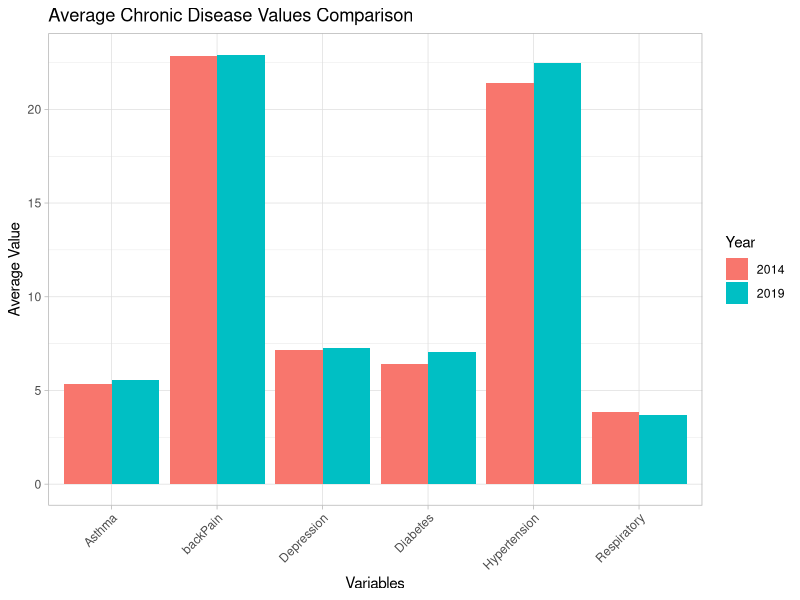
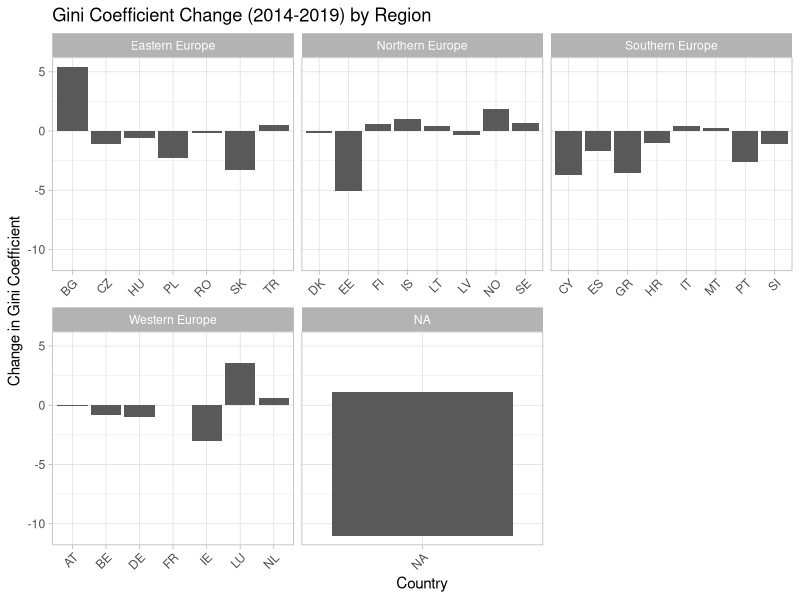

Generate these figures, in order, with R:
library(readxl)
library(dplyr)
library(ggplot2)
library(patchwork)

# Importing the data
Gini <- read_excel("Gini.xlsx", sheet = "Czyste dane", 
                   col_types = c("text", "numeric", "numeric"))

chronicDisease2014 <- read_excel("ChronicDisease.xlsx", 
                                 sheet = "2014_czyste", col_types = c("text", 
                                                                      "numeric", "numeric", "numeric", 
                                                                      "numeric", "numeric", "numeric"))
chronicDisease2019 <- read_excel("ChronicDisease.xlsx", 
                                 sheet = "2019_czyste", col_types = c("text", 
                                                                      "numeric", "numeric", "numeric", 
                                                                      "numeric", "numeric", "numeric"))
# Cleaning data for Gini dataset

# Simplifying the column names 
colnames(chronicDisease2014) <- c("GEO", "backPain", "Asthma", "Respiratory", "Hypertension", "Diabetes", "Depression")
colnames(chronicDisease2019) <- c("GEO", "backPain", "Asthma", "Respiratory", "Hypertension", "Diabetes", "Depression")

# Remove rows with missing values or unncecessary data
Gini <- Gini %>% na.omit() %>%
  filter(!grepl("^Euro|Serb|Unit|Swit|North", 'GEO'))


# Cleaning data for chronicDisease2014 and 2019 datasets
# Remove rows with missing values or unncecessary data
chronicDisease2014 <- chronicDisease2014 %>% na.omit() %>% 
  filter(!grepl("^Euro|Serbia|United Kingdom", `GEO`))

chronicDisease2019 <- chronicDisease2019 %>% na.omit() %>% 
  filter(!grepl("^Euro|Serbia|United Kingdom", `GEO`))


# Create the mapping of countries and their two-letter codes
country_codes <- data.frame(
  Country = c(
    "Belgium", "Bulgaria", "Czechia", "Denmark", "Germany", "Estonia", 
    "Ireland", "Greece", "Spain", "France", "Croatia", "Italy", "Cyprus", 
    "Latvia", "Lithuania", "Luxembourg", "Hungary", "Malta", "Netherlands", 
    "Austria", "Poland", "Portugal", "Romania", "Slovenia", "Slovakia", 
    "Finland", "Sweden", "Iceland", "Norway", "Türkiye"
  ),
  Code = c(
    "BE", "BG", "CZ", "DK", "DE", "EE", "IE", "GR", "ES", "FR", "HR", "IT", 
    "CY", "LV", "LT", "LU", "HU", "MT", "NL", "AT", "PL", "PT", "RO", "SI", 
    "SK", "FI", "SE", "IS", "NO", "TR"
  )
)

# Replace the first column of Gini with codes
Gini <- Gini %>%
  left_join(country_codes, by = c("Year" = "Country")) %>%
  mutate(Year = Code) %>%
  select(-Code)

# Replace the first column of chronicDisease2014 with codes
chronicDisease2014 <- chronicDisease2014 %>%
  left_join(country_codes, by = c("GEO" = "Country")) %>%
  mutate(`GEO` = Code) %>%
  select(-Code)

# Replace the first column of chronicDisease2019 with codes
chronicDisease2019 <- chronicDisease2019 %>%
  left_join(country_codes, by = c("GEO" = "Country")) %>%
  mutate(`GEO` = Code) %>%
  select(-Code)



# Now the datasets are unified

# Calculating average Gini values for 2014 and 2019
gini2014Average <- mean(Gini$`2014`)
gini2019Average <- mean(Gini$`2019`)

# Breaking the countries into geographic groups for better visualization

# Calculating average disease values for 2014 and 2019
chronicDisease2014Avg <- chronicDisease2014 %>% 
  select(where(is.numeric)) %>% 
  colMeans(na.rm = TRUE)

print(chronicDisease2014Avg)

chronicDisease2019Avg <- chronicDisease2019 %>% 
  select(where(is.numeric)) %>% 
  colMeans(na.rm = TRUE)

print(chronicDisease2019Avg)

# Convert to a data frame for plotting
chronicDiseaseAvg <- data.frame(
  Year = c(rep("2014", 6), rep("2019", 6)),
  Variable = names(chronicDisease2014Avg),
  Value = c(chronicDisease2014Avg, chronicDisease2019Avg)
)

# Plot for avg chronic disease change
ggplot(chronicDiseaseAvg, aes(x = Variable, y = Value, fill = Year)) +
  geom_bar(stat = "identity", position = "dodge") +
  theme_light() +
  theme(axis.text.x = element_text(angle = 45, hjust = 1)) +
  labs(title = "Average Chronic Disease Values Comparison",
       x = "Variables", 
       y = "Average Value")

# Create a list of country groups
country_groups <- list(
  "Northern Europe" = c("DK", "EE", "FI", "SE", "IS", "NO", "LV", "LT"),
  "Western Europe" = c("BE", "DE", "IE", "FR", "LU", "NL", "AT"),
  "Southern Europe" = c("GR", "ES", "IT", "CY", "MT", "PT", "HR", "SI"),
  "Eastern Europe" = c("BG", "CZ", "HU", "PL", "RO", "SK", "TR")
)


# Rename the column "YEAR" to "GEO"
colnames(Gini)[1] <- "GEO"

Gini$Region <- NA
for(region in names(country_groups)) {
  Gini$Region[Gini$GEO %in% country_groups[[region]]] <- region
}

chronicDisease2014$Region <- NA
for(region in names(country_groups)) {
  chronicDisease2014$Region[chronicDisease2014$GEO %in% country_groups[[region]]] <- region
}

chronicDisease2019$Region <- NA
for(region in names(country_groups)) {
  chronicDisease2019$Region[chronicDisease2014$GEO %in% country_groups[[region]]] <- region
}

# Calculate changes
Gini$change <- Gini$`2019` - Gini$`2014`


# Plot for Gini change by region
ggplot(Gini, aes(x = GEO, y = change)) +
  geom_bar(stat = "identity") +
  facet_wrap(~Region, scales = "free_x") +
  theme_light() +
  theme(axis.text.x = element_text(angle = 45, hjust = 1)) +
  labs(title = "Gini Coefficient Change (2014-2019) by Region",
       x = "Country",
       y = "Change in Gini Coefficient")

Gini$Category2014 <- cut(Gini$`2014`, 
                         breaks = c(0, 28, 32, 100),
                         labels = c("Low", "Medium", "High"))


Gini$Category2019 <- cut(Gini$`2019`, 
                         breaks = c(0, 28, 32, 100),
                         labels = c("Low", "Medium", "High"))

